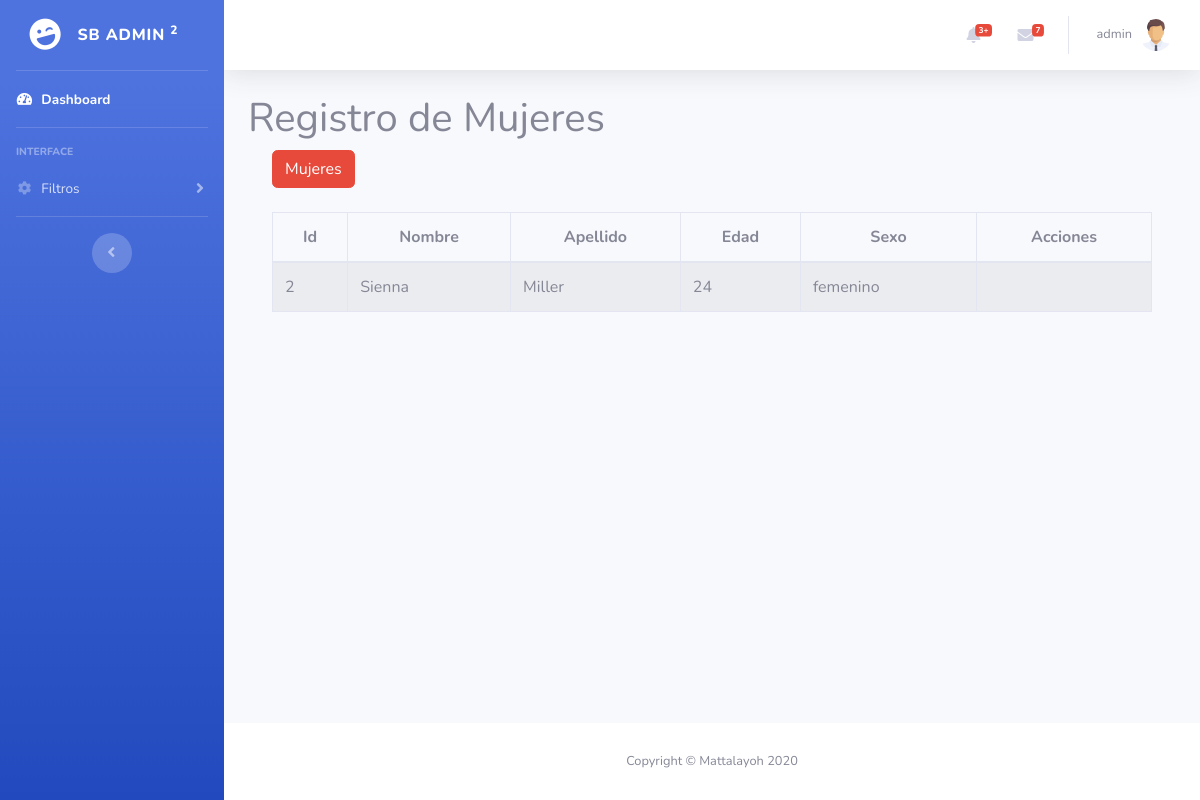
The page /dashboard/mujeres.php (signed in) on the database its author committed.
### tables this page shows
CREATE TABLE `personas` (
  `id` int(11) NOT NULL,
  `nombre` varchar(50) NOT NULL,
  `apellido` varchar(50) NOT NULL,
  `edad` int(11) NOT NULL,
  `sexo` varchar(50) NOT NULL
);

### dashboard/mujeres.php (the view, shortened to what this page needs)
<?php require_once "vistas/layout.php"?>
<div class="container">
    <h1>Registro de Mujeres</h1>
 <?php
$objeto = new Conexion();
$conexion = $objeto->Conectar();
$consulta = "SELECT * FROM personas WHERE sexo = 'femenino' ORDER BY id, nombre, apellido, edad, sexo DESC LIMIT 1";
$resultado = $conexion->prepare($consulta);
$resultado->execute();
$data=$resultado->fetchAll(PDO::FETCH_ASSOC);
?>
<div class="container">
        <div class="row">
            <div class="col-lg-12">
            <button id="btnMujer" type="button" class="btn btn-danger" data-toggle="modal" >Mujeres</button>
            </div>
        </div>
    </div>
    <br>
<div class="container">
        <div class="row">
                <div class="col-lg-12">
                    <div class="table-responsive">
                        <table id="tablaPersonas" class="table table-striped table-bordered table-condensed" style="width:100%">
                        <thead class="text-center">
                            <tr>
                                <th>Id</th>
                                <th>Nombre</th>
                                <th>Apellido</th>
                                <th>Edad</th>
                                <th>Sexo</th>
                                <th>Acciones</th>
                            </tr>
                        </thead>
                        <tbody>
                            <?php
                            foreach($data as $dat) {
                            ?>
                            <tr>
                                <td><?php echo $dat['id'] ?></td>
                                <td><?php echo $dat['nombre'] ?></td>
                                <td><?php echo $dat['apellido'] ?></td>
                                <td><?php echo $dat['edad'] ?></td>
                                <td><?php echo $dat['sexo'] ?></td>
                                <td></td>
                            </tr>
                            <?php
                                }
                            ?>
                        </tbody>
                       </table>
                    </div>
                </div>
        </div>
    </div>
</div>
<?php require_once "vistas/footer.php"?>

### rows shown on the page
personas: id "2", nombre "Sienna", apellido "Miller", edad "24", sexo "femenino"

### other values the page prints
$_SESSION["s_usuario"] "admin"
